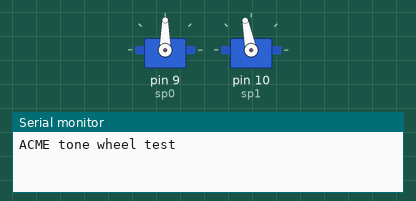
This sketch was run on a simulated Arduino Uno, built with avr-gcc and run on an emulated ATmega328P. Parts: 2 × servo, the last lines printed to the serial monitor.

Above: at 0.3 s.
At 0.9 s:
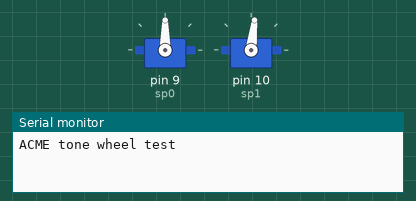
At 1.5 s:
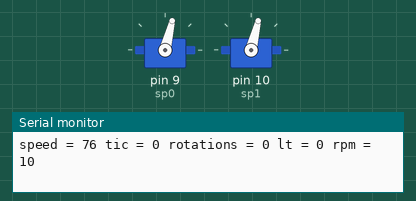
Timing chart, 0 to 3.0 s (numbered marks = the images above):
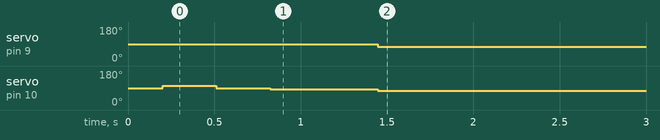

The sketch:

stonewheel_test.ino
```cpp
#include <Servo.h>

Servo servo0;
Servo servo1;
#include "irendstop.h"

void sensorChange();
int spin = 7;
int sp0 = 9, sp1 = 10;
irendstop rpm0(spin); //, sensorChange, true);
int val = 14;
const int ledPin = 13;
//volatile int tics = 0, lr = 0;
volatile long lt = 0;
volatile int tic = 1;

void sensorChange(){
//  if(tics % 32 == 0){
//    state = !state;
//    if(lr++ > 10) lr = 0;
  tic = rpm0.tap();
//  }
//  lt = rpm0.tap();
//  tics++;
//   Serial.print(" tap = ");
//  Serial.print(t);

}
void setup() {
  rpm0.ini();
  attachInterrupt(spin, sensorChange, CHANGE );
  // put your setup code here, to run once:
//  pinMode(ledPin, OUTPUT);
  servo0.attach(sp0);
  delay(100);
  servo1.attach(sp1);
  delay(100);
  Serial.begin(9600);
   Serial.println("ACME tone wheel test ");

   servo1.write(  90+11 );
    delay(311);
   servo1.write(  90 );
    delay(311);
   servo1.write(  90-7 );
    delay(311);
//
//     int s = 89+val;
//   servo0.write( 90);
//   servo1.write(  90 );
//    delay(11);
//   servo1.write(  s );
//    delay(11);
//   servo0.write(  s );
//    delay(311);
//    val *= -1;
//    s = 89+val;
//   servo1.write(  s );
//    delay(11);
//   servo0.write(  s );
//    delay(311);
}

void loop() {

//  digitalWrite(13, state);

//   int s = map(val, 0, 1023, 0, 180);
  int s = 90+val;
   if(tic%32<=1) {
    val *= -1;
   servo0.write( 90);
//   servo1.write(  90 );
    delay(311);
   servo1.write(  s );
   servo0.write(  s );
   tic++;
   }else{
   servo0.write(  s );
   servo1.write(  s );
   }
//   if(lt<55) {
//
//   servo0.write( 90);
//    delay(311);
//   servo0.write(  s );
//   }
   long rpm = rpm0.getRpm();

   Serial.print("speed = ");
  Serial.print(s);
   Serial.print(" tic = ");
  Serial.print(rpm0.getTiks());
   Serial.print(" rotations = ");
  Serial.print(rpm0.getRotations());
   Serial.print(" lt = ");
  Serial.print(lt);
   Serial.print(" rpm = ");
  Serial.println(rpm);
}
```

irendstop.h
```cpp
#ifndef irendstop_h
#define irendstop_h
#include "Arduino.h"
//#include "PinChangeInterrupt.h"
/*
 * Code keys v1 - 2022/8/8 Saul C.
 * button dobounce + double tap (needs work)
 * external and pinchange interupt pints only.
 * nano/micro only. not working for esp32. (tap timer only..)
  */

class irendstop{
  public:

     irendstop(int p ) { //, void* callback,  bool isinterupt){
      pin = p;
//      clickCallback = callback;
//      isInterupt = isinterupt;
     }
    ~irendstop(){}

    void ini(){
      pinMode(pin, INPUT_PULLUP);
      //no press n hold, alternate version for 'gaming response'
//      if(isInterupt) attachInterrupt(digitalPinToInterrupt(pin), clickCallback, CHANGE );
//      else attachPinChangeInterrupt(digitalPinToPinChangeInterrupt(pin), clickCallback, CHANGE);
      }
     int getPin(){
        return pin;
     }

    //basic debounce//maybe add a double tap?
    //double tap still triggers single tap,
    //solutions, wait for it or undo it.
//    for now use 'non conflicting' double taps.
    long tap(){
      long temp  = millis() - lastClick;
      if(temp  > clickDelay){
        rpm = 60000000/(32*(lastDur + flipDur));
//        rpm = lastDur;
        lastDur = flipDur;
        flipDur = temp;
        if(tik++ > 10000) tik = 0;

        if(tik % 64 == 0) rotations++;

        lastClick = millis();
      }
        return tik;
    }
    int getTiks(){ return tik; }
    int getRotations(){ return rotations; }

    long getRpm(){
      return rpm;
    }

  private:
    int dir = 0;
    int tik = 0;
    int rotations = 0;
    int  rpm = 10;
    int pin = 0;
    long flipDur = 0, lastDur = 0;
    long lastClick = 0; // for 3 interupt micros.
    long clickDelay = 21;  //reduce for "gaming" response, false/extra key taps ok.
    bool isInterupt;    //3 buttons isn't enough.....this may not work
    void   *clickCallback; //just need to save a pointer and the int lib will do the rest
    long doubleTapDelay = 350;
};
#endif
```

Measured:
- by itself, servo on pin 9 (sp0): 90° → 76° at 1.4 s
- by itself, servo on pin 10 (sp1): 90° → 101° at 0.20 s, → 90° 0.31 s later, → 83° 0.31 s later, → 76° 0.62 s later
